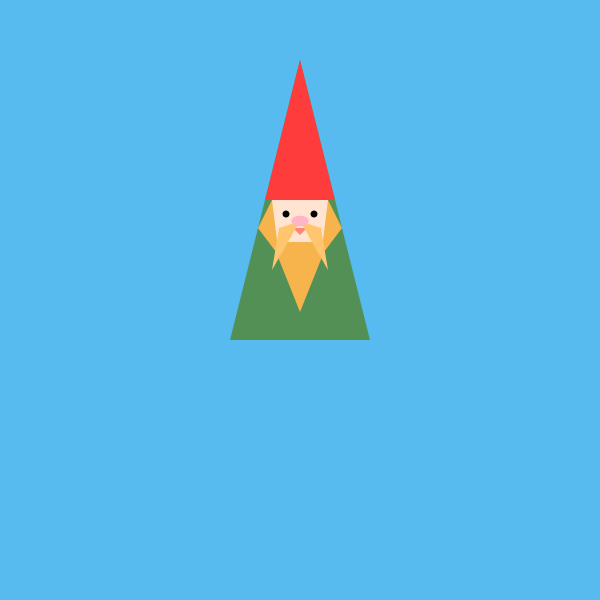
Frame 1 (no input)
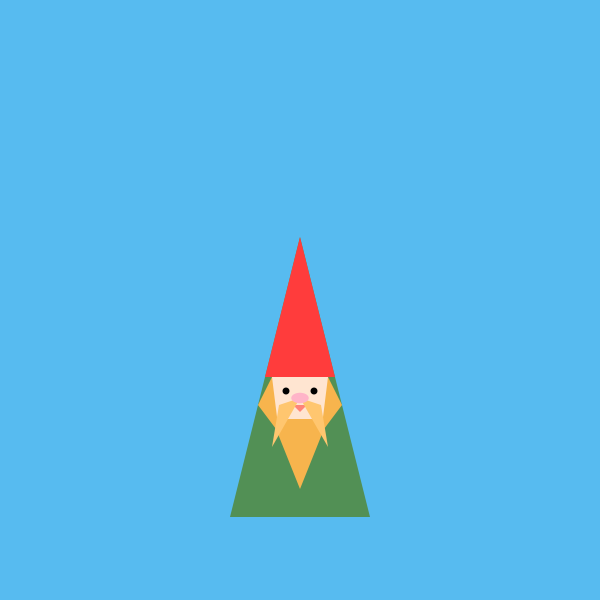
Frame 60 (the mouse pressed at the canvas centre just before this capture)
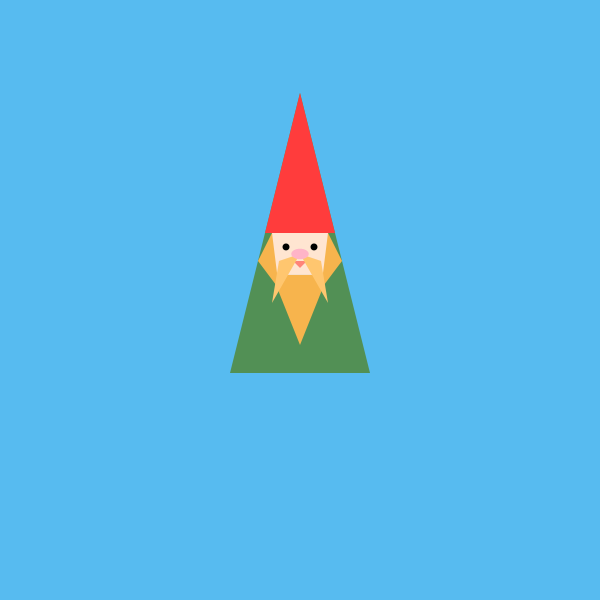
Frame 120 (the mouse held since frame 60 and released just before this capture)

The Processing sketch that drew these frames (run headless with seeded random() and noise(); from frame 60 on, the mouse is pressed at the canvas centre):

// Processing sketch: processing_181158
// ── processing_181158.pde

float x,y;
float s = 0.7; //Scale of Gnome

float speed = 0;
float gravity = 0.1;

void setup(){
  
  size (600,600);
  smooth();
  
  x = width/2;
  y = height/3;
  
  drawGnome();
  
  }
  
void draw(){
  
  background (87,187,240);
  
  y = y + speed;
  
  speed = speed + gravity;
  
  if (y > height - (s*200)) {
    speed = speed * -0.985;
  }
  
  drawGnome();
  
}

  void drawGnome(){
    
  noStroke();

  //Draw Body
  fill(82,144,85);
  triangle(x,y-s*200,x-s*100,y+s*200,x+s*100,y+s*200);
  
  //Draw Face
  fill(255,229,209);
  rectMode(CENTER);
  rect(x,y+s*30,s*80,s*60);
  
  //Draw Facial Features;
  fill(0);
  ellipseMode(CENTER);
  ellipse(x-s*20,y+s*20,s*10,s*10); //Left Eye
  ellipse(x+s*20,y+s*20,s*10,s*10); //Right Eye
  
  fill(255,132,121);
  triangle(x-s*10,y+s*40,x+s*10,y+s*40,x,y+s*50); //Mouth
    
  //Draw Hat
  fill(255,60,60);
  triangle(x,y-s*200,x-s*50,y,x+s*50,y);
  
  //Draw Beard
  fill(247,180,77);
  triangle(x-s*40,y,x-s*60,y+s*40,x-s*30,y+s*80); //Left Sideburn
  triangle(x+s*40,y,x+s*60,y+s*40,x+s*30,y+s*80); //Right Sideburn
  triangle(x-s*40,y+s*60,x+s*40,y+s*60,x,y+s*160); //Main Beard
  
  fill(255,198,111);
  triangle(x,y+s*30,x-s*30,y+s*40,x-s*40,y+s*100); //Left Tash
  triangle(x,y+s*30,x+s*30,y+s*40,x+s*40,y+s*100); //Right Tash
 
  //Draw Nose
  fill(255,180,200);
  ellipse(x,y+s*30,s*25,s*15);
  
  
}
